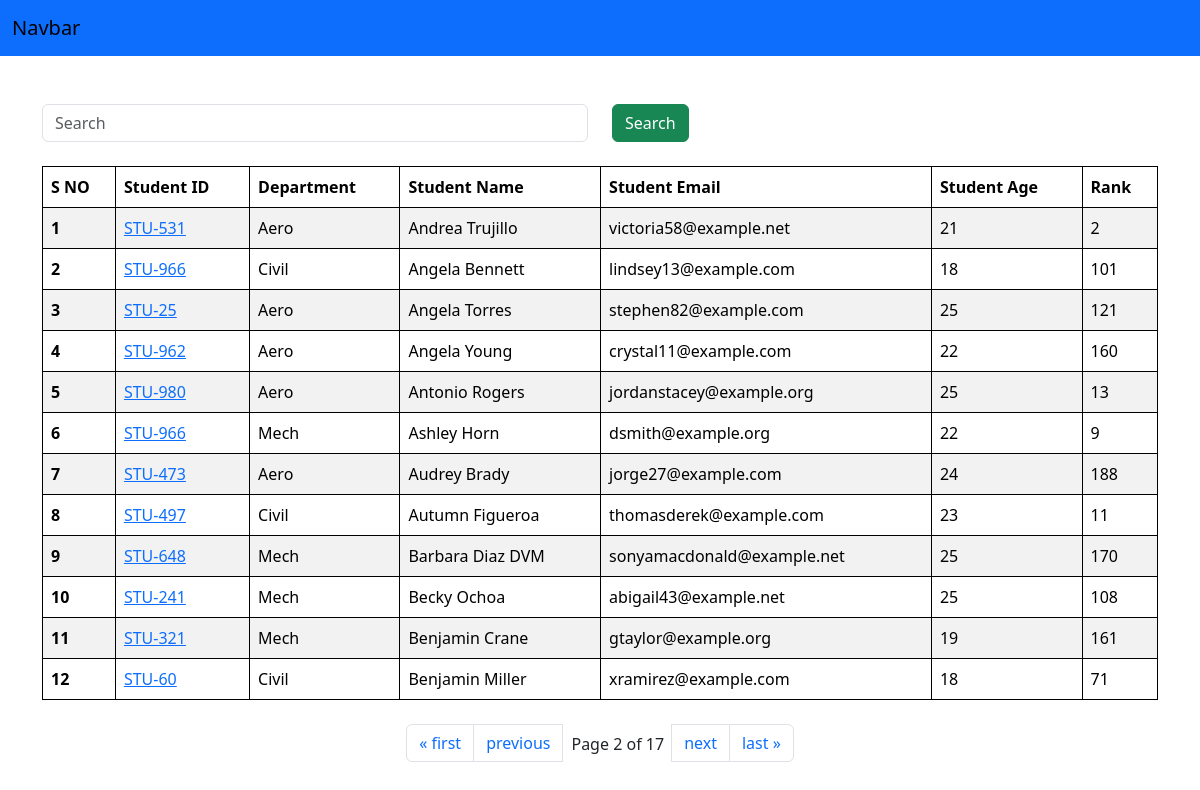
Screenshot of /?page=2 with the database file from the repository.
### core/models.py (models this page shows, shortened)
class Student(models.Model):
    department_name = models.ForeignKey(Department, on_delete=models.CASCADE, null=True, blank=True, related_name='departmenttable')
    student_id = models.OneToOneField(StudentID, on_delete=models.CASCADE, related_name='studentid', null=True, blank=True)
    student_name = models.CharField(max_length=100)
    student_age = models.IntegerField(default=18)
    student_email = models.EmailField(unique=True)
    student_address = models.TextField()
    class Meta():
        ordering = ['student_name']

class StudentID(models.Model):
    student_id = models.CharField(max_length=100)
    def __str__(self) -> str:
        return self.student_id

class Department(models.Model):
    department_name = models.CharField(max_length=100)
    class Meta():
        ordering = ['department_name']

class ReportCard(models.Model):
    student = models.ForeignKey(Student, related_name='studentreportcard', on_delete=models.CASCADE)
    student_rank = models.IntegerField()
    date_of_generation = models.DateField(auto_now=True)
    unique_together = ['student_rank', 'date_of_generation']

### core/views.py (the view, shortened to what this page needs)
# urls.py: path('', get_students, name='get_students'),
def get_students(request):
    queryset = Student.objects.all()
    paginator = Paginator(queryset, 12)  # Show 12 contacts per page.
    page_number = request.GET.get("page")
    page_obj = paginator.get_page(page_number)
    context = {'queryset': page_obj}
    return render(request, 'student_list.html', context)

### core/templates/student_list.html
{% extends 'base.html' %}
{% block start %}
<div class="container mt-5">
<form action="" class="mb-4">
    <div class="row">
        <div class="col-6">
            <input class="form-control" placeholder="Search" type="text" name="search">
        </div>
        <div class="col-6">
            <button class="btn btn-success" type="submit">Search</button>
        </div>
    </div>
</form>
    <table class="table table-striped">
        <thead>
          <tr>
            <th scope="col">S NO</th>
            <th scope="col">Student ID</th>
            <th scope="col">Department</th>
            <th scope="col">Student Name</th>
            <th scope="col">Student Email</th>
            <th scope="col">Student Age</th>
            <th scope="col">Rank</th>
          </tr>
        </thead>
        <tbody>
            {% for student in queryset %}
          <tr>
            <th scope="row">{{forloop.counter}}</th>
            <td><a href="{% url 'get_marks' student.student_id.student_id %}">{{student.student_id}}</a>
                </td>
            <td>{{student.department_name.department_name}}</td>
            <td>{{student.student_name}}</td>
            <td>{{student.student_email}}</td>
            <td>{{student.student_age}}</td>
            <td>{{student.studentreportcard.first.student_rank}}</td>
          </tr>
          {% endfor %}
          </tbody>
          </table>
<div class="mt-4">
          <nav aria-label="Page navigation example" >
          <ul class="pagination justify-content-center">
                {% if queryset.has_previous %}
                    <li class="page-item"><a class="page-link" href="?page=1">&laquo; first</a></li>
                    <li class="page-item"><a class="page-link" href="?page={{ queryset.previous_page_number }}">previous</a></li>
                {% endif %}
                <span class="current m-2">
                    Page {{ queryset.number }} of {{ queryset.paginator.num_pages }}
                </span>
                {% if queryset.has_next %}
                    <li class="page-item"><a class="page-link" href="?page={{ queryset.next_page_number }}">next</a></li>
                    <li class="page-item"><a class="page-link" href="?page={{ queryset.paginator.num_pages }}">last &raquo;</a></li>
                {% endif %}
        </ul>
        </nav>
    </div>
</div>
{% endblock %}

### core/templates/base.html (style rules this page uses)
tr, td, th { border: 1px solid black; }

### rows the page displays
Student: student_id "STU-531", department_name.department_name "Aero", student_name "Andrea Trujillo", student_email "victoria58@example.net", student_age "21", studentreportcard.first.student_rank "2"
Student: student_id "STU-966", department_name.department_name "Civil", student_name "Angela Bennett", student_email "lindsey13@example.com", student_age "18", studentreportcard.first.student_rank "101"
Student: student_id "STU-25", department_name.department_name "Aero", student_name "Angela Torres", student_email "stephen82@example.com", student_age "25", studentreportcard.first.student_rank "121"
Student: student_id "STU-962", department_name.department_name "Aero", student_name "Angela Young", student_email "crystal11@example.com", student_age "22", studentreportcard.first.student_rank "160"
Student: student_id "STU-980", department_name.department_name "Aero", student_name "Antonio Rogers", student_email "jordanstacey@example.org", student_age "25", studentreportcard.first.student_rank "13"
Student: student_id "STU-966", department_name.department_name "Mech", student_name "Ashley Horn", student_email "dsmith@example.org", student_age "22", studentreportcard.first.student_rank "9"
Student: student_id "STU-473", department_name.department_name "Aero", student_name "Audrey Brady", student_email "jorge27@example.com", student_age "24", studentreportcard.first.student_rank "188"
Student: student_id "STU-497", department_name.department_name "Civil", student_name "Autumn Figueroa", student_email "thomasderek@example.com", student_age "23", studentreportcard.first.student_rank "11"
Student: student_id "STU-648", department_name.department_name "Mech", student_name "Barbara Diaz DVM", student_email "sonyamacdonald@example.net", student_age "25", studentreportcard.first.student_rank "170"
Student: student_id "STU-241", department_name.department_name "Mech", student_name "Becky Ochoa", student_email "abigail43@example.net", student_age "25", studentreportcard.first.student_rank "108"
Student: student_id "STU-321", department_name.department_name "Mech", student_name "Benjamin Crane", student_email "gtaylor@example.org", student_age "19", studentreportcard.first.student_rank "161"
Student: student_id "STU-60", department_name.department_name "Civil", student_name "Benjamin Miller", student_email "xramirez@example.com", student_age "18", studentreportcard.first.student_rank "71"

### other values shown
{{ queryset.number }} "2"
{{ queryset.paginator.num_pages }} "17"
